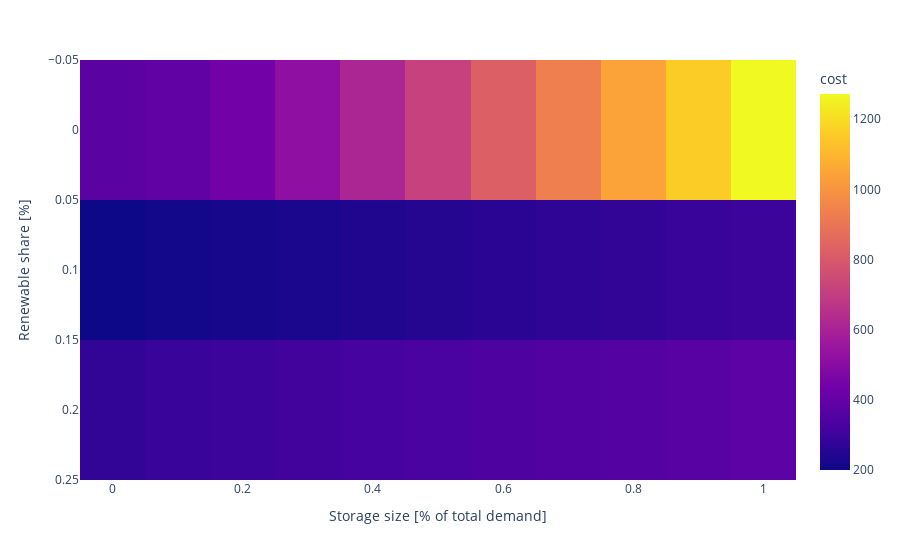

The notebook cell this image was saved under:
### Code cell
def plot_heatmap(df_plot: pd.DataFrame, variable: str = "cost") -> go.Figure:
    """Plot heat map for a given variable

    Args:
        df_plot: basic data for plotting already filtered for generation share
        variable: variable to plot
    """
    df = df_plot.pivot_table(
        variable,
        "share_storage",
        "share_renewable",
    )
    fig = px.imshow(
        df.values,
        x=list(df.columns),
        y=list(df.index),
        labels=dict(
            y="Renewable share [%]",
            x="Storage size [% of total demand]",
            color=f"{variable}",
        ),
        aspect="auto",
    )
    return fig


fig = plot_heatmap(df_cost)
fig.show()

### Figure 1 — Plotly figure (JSON) as saved in the notebook; plotly's stock layout.template omitted (floating-point values rounded to 4 significant figures)
{"data": [{"coloraxis": "coloraxis", "hovertemplate": "Storage size [% of total demand]: %{x}<br>Renewable share [%]: %{y}<br>cost: %{z}<extra></extra>", "name": "0", "type": "heatmap", "x": [0, 0.1, 0.2, 0.3, 0.4, 0.5, 0.6, 0.7, 0.8, 0.9, 1], "xaxis": "x", "y": [0, 0.1, 0.2], "yaxis": "y", "z": [[375.3, 390.7, 439.1, 516.4, 610.4, 713.9, 822, 932.5, 1045.0, 1158.0, 1272.0], [200, 210, 220, 230, 240, 250, 260, 270, 280, 290, 300], [280, 290, 300, 310, 320, 330, 340, 350, 360, 370, 380]]}], "layout": {"coloraxis": {"colorbar": {"title": {"text": "cost"}}, "colorscale": [[0, "#0d0887"], [0.1111, "#46039f"], [0.2222, "#7201a8"], [0.3333, "#9c179e"], [0.4444, "#bd3786"], [0.5556, "#d8576b"], [0.6667, "#ed7953"], [0.7778, "#fb9f3a"], [0.8889, "#fdca26"], [1, "#f0f921"]]}, "margin": {"t": 60}, "xaxis": {"anchor": "y", "domain": [0, 1], "title": {"text": "Storage size [% of total demand]"}}, "yaxis": {"anchor": "x", "autorange": "reversed", "domain": [0, 1], "title": {"text": "Renewable share [%]"}}}}
